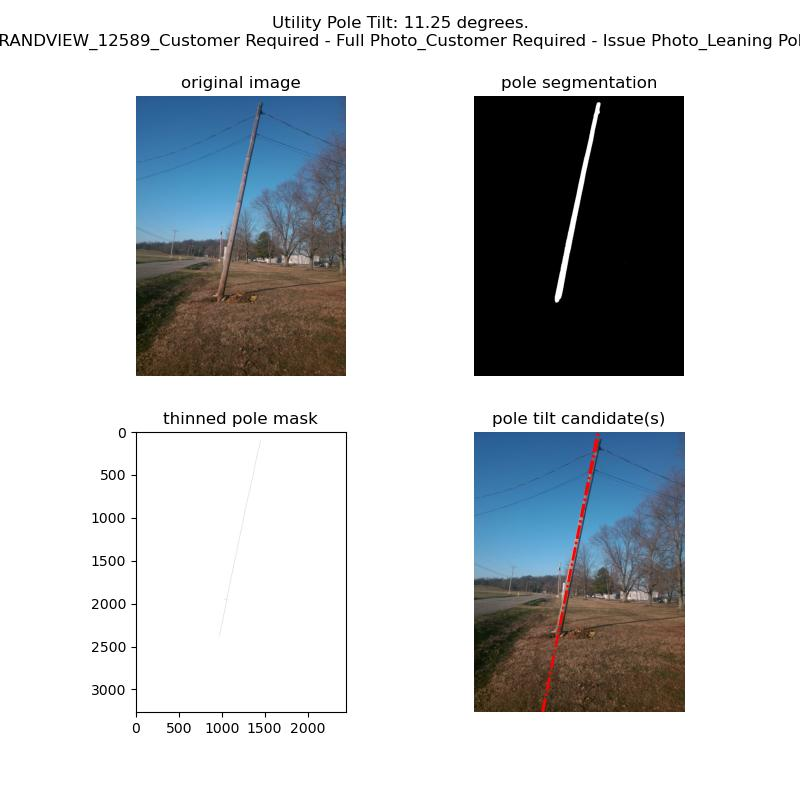
#> input picture assets/pole_tilt_analysis.jpg, 800 x 800 px; its folder holds only this picture in this run
$ python -i vanishingpoint.py   (imports and definitions only)
#> lines starting #> are read from the running program, lines starting #| are printed output that depends on the picture; after the words box and inside, x2 and y2 are one past the last pixel; in counts of white or black regions, pixels touching at a corner belong together
#> further down, picture is the input picture: shape (800, 800, 3); mean B, G, R 202.2, 200, 197.1
import os
import cv2
import math
import numpy as np


# Threshold by which lines will be rejected wrt the horizontal
REJECT_DEGREE_TH = 4.0


# [32 lines left out: function ReadImage, not called in this run]


def FilterLines(Lines):
    FinalLines = []

    for Line in Lines:
        [[x1, y1, x2, y2]] = Line

        # Calculating equation of the line: y = mx + c
        if x1 != x2:
            m = (y2 - y1) / (x2 - x1)
        else:
            m = 100000000
        c = y2 - m*x2
        # theta will contain values between -90 -> +90.
        theta = math.degrees(math.atan(m))

        # Rejecting lines of slope near to 0 degree or 90 degree and storing others
        if REJECT_DEGREE_TH <= abs(theta) <= (90 - REJECT_DEGREE_TH):
            l = math.sqrt( (y2 - y1)**2 + (x2 - x1)**2 )    # length of the line
            FinalLines.append([x1, y1, x2, y2, m, c, l])

    # Removing extra lines
    # (we might get many lines, so we are going to take only longest 15 lines
    # for further computation because more than this number of lines will only
    # contribute towards slowing down of our algo.)
    if len(FinalLines) > 15:
        FinalLines = sorted(FinalLines, key=lambda x: x[-1], reverse=True)
        FinalLines = FinalLines[:15]

    return FinalLines


def GetLines(Image):
    # Converting to grayscale
    GrayImage = cv2.cvtColor(Image, cv2.COLOR_BGR2GRAY)
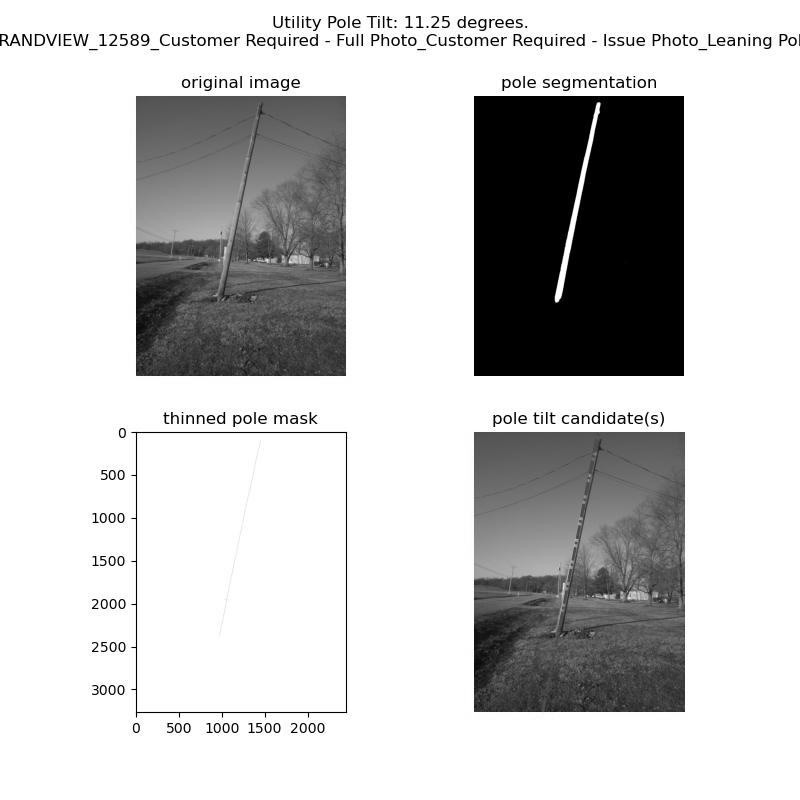
#> GrayImage: shape (800, 800); min 0, max 255, mean 199.4
    # Blurring image to reduce noise.
    BlurGrayImage = cv2.GaussianBlur(GrayImage, (5, 5), 1)
    # Generating Edge image
    EdgeImage = cv2.Canny(BlurGrayImage, 40, 255)
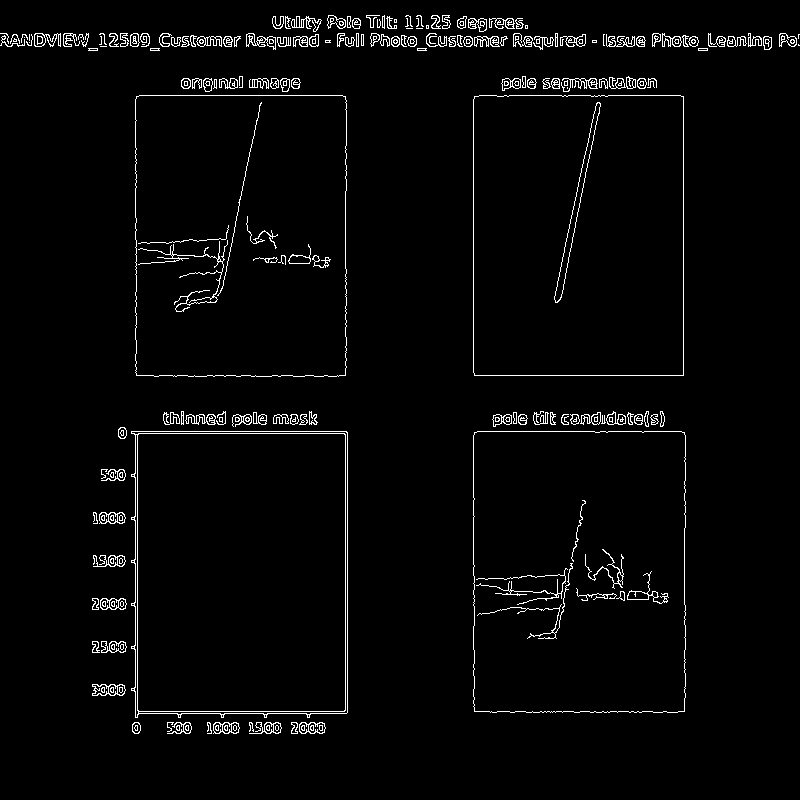
#> EdgeImage: shape (800, 800); 2.7% white in thin lines or dots, all inside (x1, y1, x2, y2) = (0, 15, 800, 734)

    # Finding Lines in the image
    Lines = cv2.HoughLinesP(EdgeImage, 1, np.pi / 180, 50, 10, 15)
#> Lines = 52 rows, first 6: [345, 710, 345, 434], [135, 516, 135, 477], [473, 515, 473, 500], [139, 95, 342, 95], [131, 431, 346, 431], [683, 375, 683, 96]

    # Check if lines found and exit if not.
    if Lines is None:
        print("Not enough lines found in the image for Vanishing Point detection.")
        exit(0)

    # Filtering Lines wrt angle
    FilteredLines = FilterLines(Lines)
#> the loop in FilterLines, `for Line in Lines:` made 52 passes
#> (x1, y1, x2, y2, m, c, theta, l) on passes 17, 26, 28, 37: (560, 270, 563, 253, -5.67, 3443.3, -79.99, 17.26), (587, 146, 590, 129, -5.67, 3472.3, -79.99, 17.26), (250, 151, 253, 136, -5, 1401, -78.69, 15.3), (219, 281, 223, 265, -4, 1157, -75.96, 16.49)
#> (x1, y1, x2, y2, m, c, theta) on passes 1 to 6: (345, 710, 345, 434, 100000000, -34499999566, 90), (135, 516, 135, 477, 100000000, -13499999523, 90), (473, 515, 473, 500, 100000000, -47299999500, 90), (139, 95, 342, 95, 0, 95, 0), (131, 431, 346, 431, 0, 431, 0), (683, 375, 683, 96, 100000000, -68299999904, 90)
#> after the loop in FilterLines, `for Line in Lines:`: FinalLines = [[560, 270, 563, 253, -5.67, 3443.3, 17.26], [587, 146, 590, 129, -5.67, 3472.3, 17.26], [250, 151, 253, 136, -5, 1401, 15.3], [219, 281, 223, 265, -4, 1157, 16.49]]
#> FilteredLines has the same summary as FinalLines in FilterLines

    return FilteredLines


# [37 lines left out: function GetVanishingPoint, not called in this run]


# [34 lines not run here, left out]

>>> import cv2
>>> picture = cv2.imread('../assets/pole_tilt_analysis.jpg')
>>> result = GetLines(picture)
#> result has the same summary as FinalLines in FilterLines
